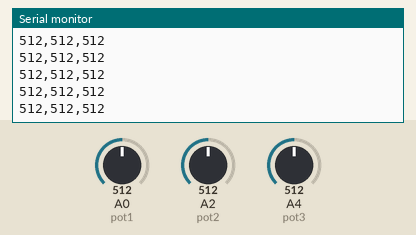
Simulated run of this sketch. Board: Arduino Uno, built with avr-gcc and run on an emulated ATmega328P. Shown: the last lines printed to the serial monitor. The inputs (shaded band) are chosen by the test bench; at power-on: A4 (pot3) = 512, A0 (pot1) = 512, A2 (pot2) = 512.

Above: at 8.7 s.
8.8 s: A4 (pot3) set to 110
At 8.88 s:
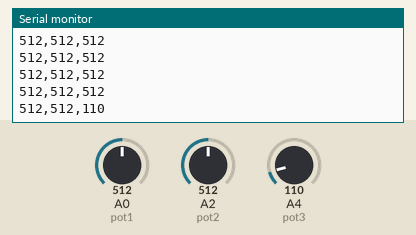
11.8 s: A4 (pot3) set to 95
At 11.8 s:
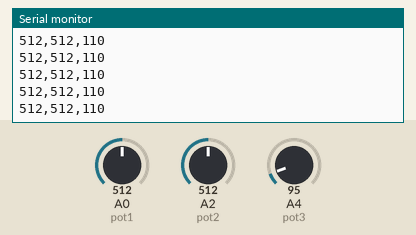
Timing chart, 0 to 14.3 s (numbered marks = the images above; inputs shaded):
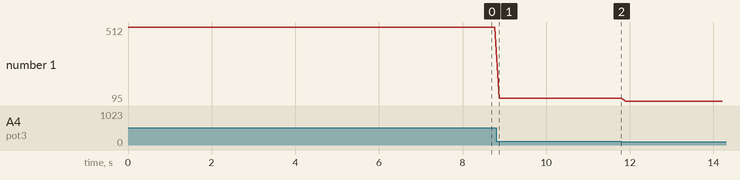

Measured:
- after the input at 8.8 s, the serial monitor: prints a new line after 0.07 s (image 1)
- plotted number 1: 512 → 110 after the input at 8.8 s, 110 → 95 after the input at 11.8 s

The sketch:

Arduino_Processing_Synth.ino
```cpp
//Final Project: Arduino + Processing Sequencer

int pot1 =  A0;
int pot2 = A2;
int pot3 = A4;


void setup() {
  // put your setup code here, to run once:
  pinMode(pot1,INPUT);
  pinMode(pot2,INPUT);
  pinMode(pot3,INPUT);

  Serial.begin(9600);
}

void loop() {
  // put your main code here, to run repeatedly:

  int potRead1 = analogRead(pot1);
  int potRead2 = analogRead(pot2);
  int potRead3 = analogRead(pot3);

  Serial.print(potRead1);
  Serial.print(",");
  Serial.print(potRead2);
  Serial.print(",");
  Serial.print(potRead3);
  Serial.println();

  delay(100);

}
```
